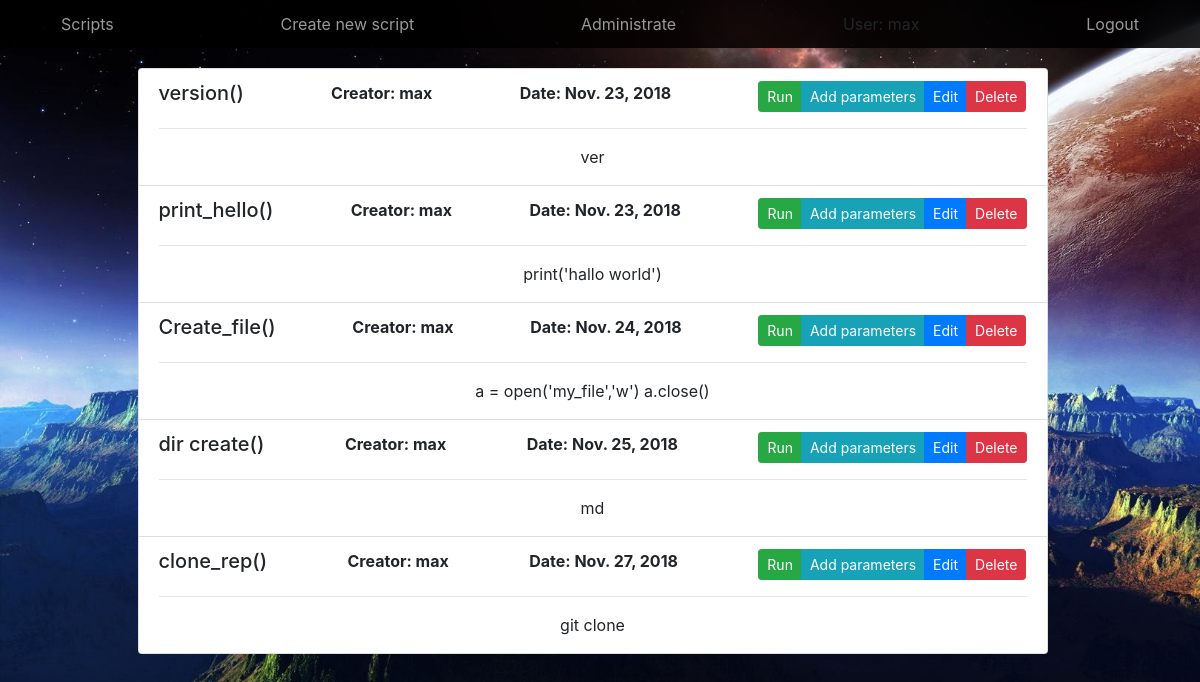
Page /scripts/ (signed in) on the earlier database version.
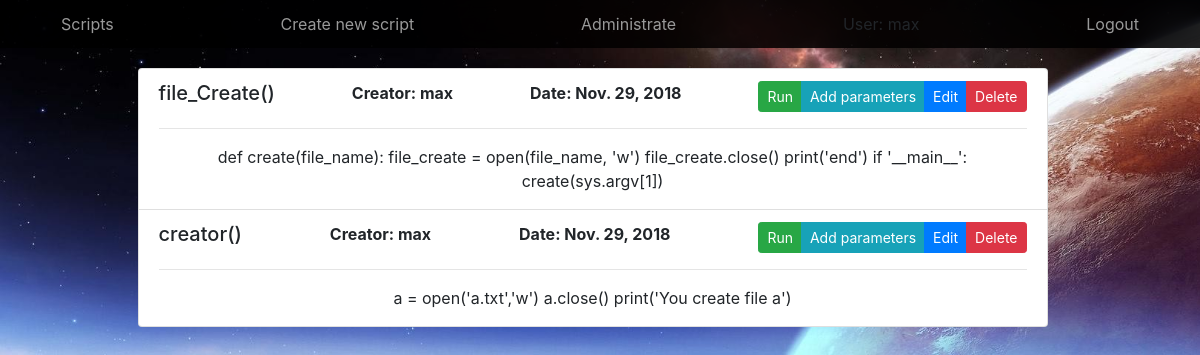
Same page on the later database version.
### Script/models.py (models this page shows)
class script(models.Model):
    creator = models.ForeignKey(User, on_delete=models.CASCADE, default=None)
    script_name = models.CharField(max_length=40, unique=True, db_index=True, primary_key=True)
    script = models.TextField()
    create_date = models.DateField(default=str(datetime.datetime.now())[:10])
    def __str__(self):
        return self.script_name

### Script/views.py (the view)
# urls.py: path('scripts/', Scripts, name='Scripts'),
@login_required
def Scripts(request):
    elements = script.objects.all()
    context = {
        'Scripts': elements
    }
    return render(request, 'Scripts.html', context)

### Script/templates/Scripts.html (shortened to what this page needs)
{% extends 'home.html' %}
{% block content %}
<div class="container text-center" style="margin-top: 20px;">
     <div class="list-group col-lg-10 list_line">
            {% for script in Scripts %}
          <li  class="list-group-item   ">
            <div class="d-flex w-100 justify-content-between">
                    <h5 class="mb-1">{{ script.script_name }}({{ script.script_format }})</h5>
                    <b>Creator: {{ script.creator }}</b>
                    <b>Date: {{ script.create_date }}</b>
                  <div class="btn-group btn-group-sm" role="group">
                      <a href="run/{{ script.script_name }}" type='' class="btn btn-success" >Run</a>
                      <a href="parameters/{{ script.script_name }}" type='' class="btn btn-info" >Add parameters</a>
                      <a href="edit/{{ script.script_name }}" type='' class="btn btn-primary" >Edit</a>
                      <button type="submit" id="script" class="btn btn-danger open-modal" name="remove"  value="{{ script }}" onclick="ViewModal(this)">Delete</button>
                    </div>
            </div>
              <hr>
              <p class="mb-1">{{ script.script }}</p>
          </li>
        {% endfor %}
     </div>
</div>
{% endblock %}

### Script/templates/home.html (shortened to what this page needs)
{% load static %}
<!doctype html>
<html lang="en">
  <head>
     <link href="{% static 'bootstrap.min.css' %}" rel="stylesheet">
      <link rel="stylesheet" href={% static "style.css" %}>
  </head>
  <body class="back">
    {% include 'nav.html' %}
    {% block content %}
    {% endblock %}
  </body>
</html>

### Script/templates/nav.html (shortened to what this page needs)
<nav class="site-header sticky-top py-1">
      <div class="container d-flex flex-column flex-md-row justify-content-between">
            <a class="nav-link" href='/scripts'>Scripts</a>
            <a class="nav-link" href="/script">Create new script</a>
            <a class="nav-link " href="/admin">Administrate</a>
           {% if user.is_authenticated %}
              <a class="nav-link">User: {{ user.get_username }}</a>
            <a class="nav-link"  href="{% url 'logout'%}?next={{request.path}}">Logout</a>
           {% else %}
               <a class="nav-link" href="/registration">Registration</a>
                <a class="nav-link" href="{% url 'login'%}?next={{request.path}}">Login</a>
          {% endif %}
      </div>
    </nav>

### Script/static/style.css (style rules this page uses)
body { margin: 0; }
.site-header { background-color: rgba(0, 0, 0, .85); -webkit-backdrop-filter: saturate(180%) blur(20px); backdrop-filter: saturate(180%) blur(20px); }
.site-header a { color: #999; transition: ease-in-out color .15s; }
.back { height: 100%; width: 100%; background: url('back.jpg') no-repeat;;; background-size: cover; background-attachment: fixed; }
.list_line { display: inline-flex; }

Differences in the rows shown:
removed script: script_name "version", creator "max", create_date "Nov. 23, 2018", script "ver"
removed script: script_name "print_hello", creator "max", create_date "Nov. 23, 2018", script "print('hallo world')"
removed script: script_name "Create_file", creator "max", create_date "Nov. 24, 2018", script "a = open('my_file','w') a.close()"
removed script: script_name "dir create", creator "max", create_date "Nov. 25, 2018", script "md"
removed script: script_name "clone_rep", creator "max", create_date "Nov. 27, 2018", script "git clone"
added script: script_name "file_Create", creator "max", create_date "Nov. 29, 2018", script "def create(file_name): file_create = open(file_name, 'w') file_create.close() print('end') if '__main__': create(sys.argv[1])"
added script: script_name "creator", creator "max", create_date "Nov. 29, 2018", script "a = open('a.txt','w') a.close() print('You create file a')"
